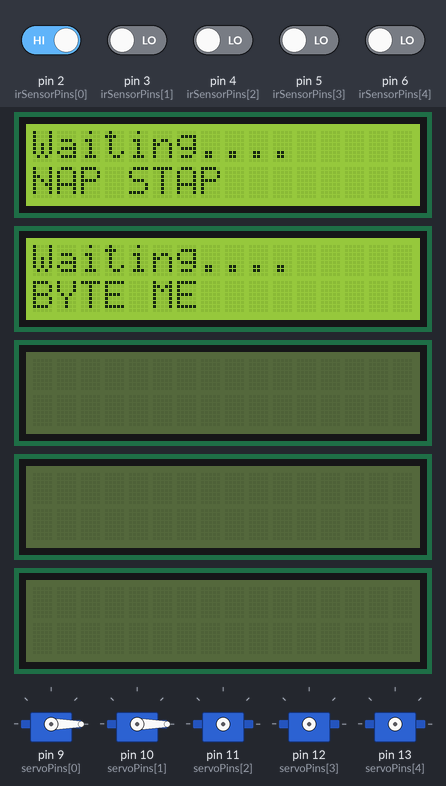
Bench run of a sketch on a simulated Arduino Uno, built with avr-gcc and run on an emulated ATmega328P. Parts: 5 × servo, 5 × 16×2 character LCD. Inputs (shaded band) come from the test bench; at power-on: pin 2 (irSensorPins[0]) HIGH, pin 3 (irSensorPins[1]), pin 4 (irSensorPins[2]), pin 5 (irSensorPins[3]), pin 6 (irSensorPins[4]) LOW. What the sketch prints to the serial monitor is not drawn.

Above: at 2.2 s.
At 29.9 s:
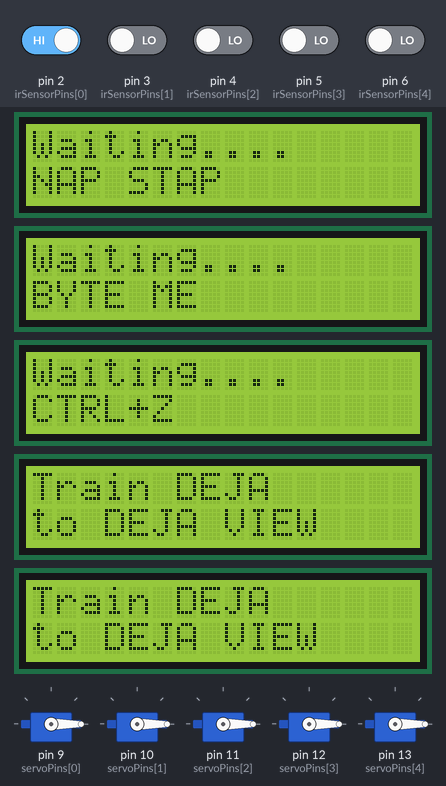
30.0 s: pin 2 (irSensorPins[0]) driven LOW
At 43.3 s:
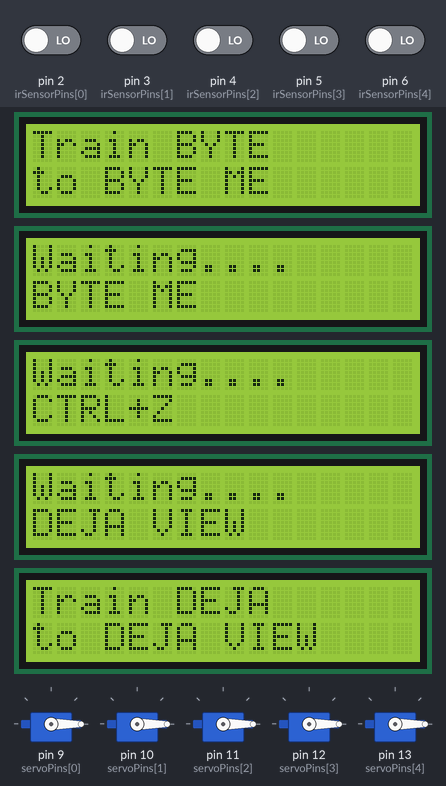
74.0 s: pin 2 (irSensorPins[0]) driven HIGH
At 92.2 s:
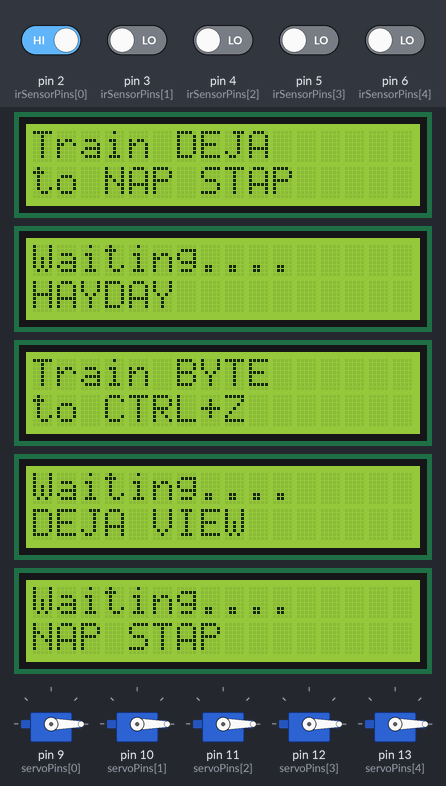
Timing chart, 0 to 106.3 s (numbered marks = the images above; inputs shaded):
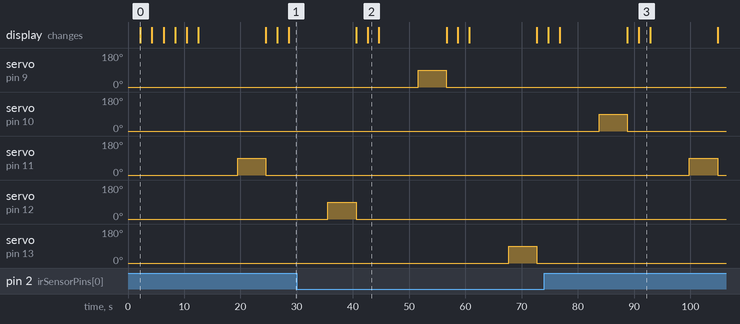

The sketch:

sketch_jul15b.ino
```cpp
#include <Wire.h>
#include <LiquidCrystal_I2C.h>
#include <Servo.h>
#include <avr/sleep.h>  // For using power down modes

// Define servo and sensor pins for each station
const int servoPins[5] = {9, 10, 11, 12, 13}; // Servo pins for each station
const int irSensorPins[5] = {2, 3, 4, 5, 6}; // IR sensor pins for each station

// Define I2C addresses for each station
const int lcdAddresses[5] = {0x27, 0x26, 0x25, 0x24, 0x23}; // I2C addresses for each station

// Create LCD objects for each station
LiquidCrystal_I2C lcds[5] = {
  LiquidCrystal_I2C(0x27, 16, 2),
  LiquidCrystal_I2C(0x26, 16, 2),
  LiquidCrystal_I2C(0x25, 16, 2),
  LiquidCrystal_I2C(0x24, 16, 2),
  LiquidCrystal_I2C(0x23, 16, 2)
};

Servo servos[5];
bool trainDetected[5] = {false, false, false, false, false};

// Train names and initial positions
String trainNames[2] = {"BYTE", "DEJA"};
int trainPositions[2] = {0, 2}; // BYTE at station 0, DEJA at station 2

// Station names
String stationNames[5] = {"NAP STAP", "BYTE ME", "HAYDAY", "CTRL+Z", "DEJA VIEW"};

void setup() {
  // Attach servos and set initial positions
  for (int i = 0; i < 5; i++) {
    servos[i].attach(servoPins[i]);
    servos[i].write(0); // Initial position of each servo motor
    pinMode(irSensorPins[i], INPUT);

    // Initialize LCDs
    lcds[i].init();
    lcds[i].backlight();
    updateLCD(i, "Waiting.... ", stationNames[i]);
  }

  // Manually set initial train detections
  for (int i = 0; i < 2; i++) {
    trainDetected[trainPositions[i]] = true;
  }

  // Start serial communication for monitoring
  Serial.begin(9600);
}

void loop() {
  static int moveSequence[12][2] = {
    {0, 1}, {2, 3}, {4, 0}, {1, 2}, {3, 4}, {0, 1},
    {2, 3}, {4, 0}, {1, 2}, {3, 4}, {0, 1}, {2, 3}
  };

  for (int i = 0; i < 12; i++) {
    moveTrain(moveSequence[i][0], moveSequence[i][1]);
  }

}

// Function to move the train from one station to another
void moveTrain(int fromStation, int toStation) {
  Serial.println(fromStation);
  Serial.println(toStation);
  if (trainDetected[fromStation] && digitalRead(irSensorPins[fromStation]) == LOW) {
    int trainIndex = getTrainIndexAtStation(fromStation);

    if (trainIndex != -1) {
      Serial.print(trainNames[trainIndex]);
      Serial.print(" moving from ");
      Serial.print(stationNames[fromStation]);
      Serial.print(" to ");
      Serial.println(stationNames[toStation]);

      // Update LCD displays
      updateLCD(fromStation, "Train " + trainNames[trainIndex], "to " + stationNames[toStation]);
      updateLCD(toStation, "Train " + trainNames[trainIndex], "to " + stationNames[toStation]);
      trainDetected[fromStation] = false; // Reset detection for the current station
      trainDetected[toStation] = true; // Set detection for the next station
      trainPositions[trainIndex] = toStation; // Update the train position

      delay(5000); // Wait for 5 seconds
      servos[fromStation].write(90); // Open servo to 90 degrees
      delay(5000); // Wait for 5 seconds
      servos[fromStation].write(0); // Close servo back to 0 degrees

      updateLCD(fromStation, "Waiting.... ", stationNames[toStation]);
    }
  }
}

// Function to get the train index at a station
int getTrainIndexAtStation(int station) {
  for (int i = 0; i < 2; i++) {
    if (trainPositions[i] == station) {
      return i;
    }
  }
  return -1; // No train at the station
}

// Function to update LCD display at a station
void updateLCD(int station, String line1, String line2) {
  lcds[station].clear();
  lcds[station].setCursor(0, 0);
  lcds[station].print(line1);
  lcds[station].setCursor(0, 1);
  lcds[station].print(line2);
  delay(2000); // Display the message for 2 seconds
}
```

Measured:
- after the input at 30.0 s, servo on pin 9 (servoPins[0]): 0° → 90° after 21.6 s, → 0° 5.0 s later; the display: first differs from a run without the input after 12.6 s (image 2)
- after the input at 74.0 s, servo on pin 9 (servoPins[0]): stays 0° (without the input it goes to 90° after 25.8 s); servo on pin 11 (servoPins[2]): 0° → 90° after 25.8 s, → 0° 5.0 s later; the display: first differs from a run without the input after 16.8 s (image 3)
- what the display in image 0 shows lasts 2.1 s, from 2.2 s to 4.3 s
- what the display in image 2 shows lasts 2.0 s, from 42.6 s to 44.6 s
